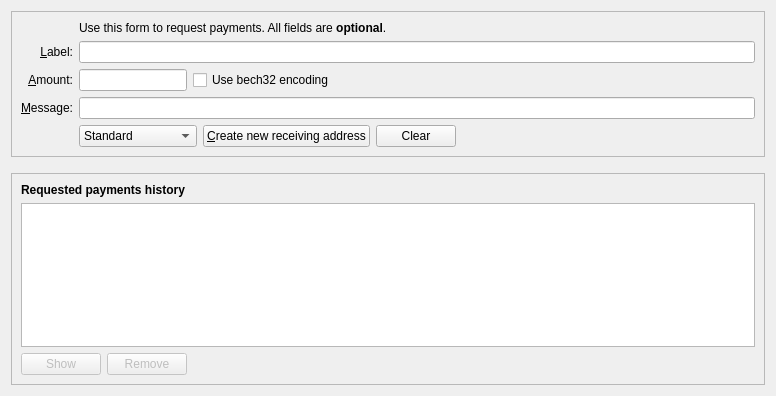
<?xml version="1.0" encoding="UTF-8"?>
<ui version="4.0">
 <class>ReceiveCoinsDialog</class>
 <widget class="QWidget" name="ReceiveCoinsDialog">
  <property name="geometry">
   <rect>
    <x>0</x>
    <y>0</y>
    <width>776</width>
    <height>396</height>
   </rect>
  </property>
  <layout class="QVBoxLayout" name="verticalLayout" stretch="0,0,1">
   <item>
    <widget class="QFrame" name="frame2">
     <property name="sizePolicy">
      <sizepolicy hsizetype="Preferred" vsizetype="Expanding">
       <horstretch>0</horstretch>
       <verstretch>0</verstretch>
      </sizepolicy>
     </property>
     <property name="frameShape">
      <enum>QFrame::StyledPanel</enum>
     </property>
     <property name="frameShadow">
      <enum>QFrame::Sunken</enum>
     </property>
     <layout class="QVBoxLayout" name="verticalLayout_3">
      <item>
       <layout class="QGridLayout" name="gridLayout">
        <item row="5" column="0">
         <widget class="QLabel" name="label">
          <property name="toolTip">
           <string>An optional amount to request. Leave this empty or zero to not request a specific amount.</string>
          </property>
          <property name="text">
           <string>&amp;Amount:</string>
          </property>
          <property name="alignment">
           <set>Qt::AlignRight|Qt::AlignTrailing|Qt::AlignVCenter</set>
          </property>
          <property name="buddy">
           <cstring>reqAmount</cstring>
          </property>
         </widget>
        </item>
        <item row="4" column="0">
         <widget class="QLabel" name="label_2">
          <property name="toolTip">
           <string>An optional label to associate with the new receiving address.</string>
          </property>
          <property name="text">
           <string>&amp;Label:</string>
          </property>
          <property name="alignment">
           <set>Qt::AlignRight|Qt::AlignTrailing|Qt::AlignVCenter</set>
          </property>
          <property name="buddy">
           <cstring>reqMessage</cstring>
          </property>
         </widget>
        </item>
        <item row="6" column="0">
         <widget class="QLabel" name="label_3">
          <property name="toolTip">
           <string>An optional message to attach to the payment request, which will be displayed when the request is opened. Note: The message will not be sent with the payment over the Ghost network.</string>
          </property>
          <property name="text">
           <string>&amp;Message:</string>
          </property>
          <property name="alignment">
           <set>Qt::AlignRight|Qt::AlignTrailing|Qt::AlignVCenter</set>
          </property>
          <property name="buddy">
           <cstring>reqMessage</cstring>
          </property>
         </widget>
        </item>
        <item row="4" column="2">
         <widget class="QLineEdit" name="reqLabel">
          <property name="toolTip">
           <string>An optional label to associate with the new receiving address.</string>
          </property>
         </widget>
        </item>
        <item row="2" column="2">
         <widget class="QLabel" name="label_5">
          <property name="text">
           <string>Use this form to request payments. All fields are &lt;b&gt;optional&lt;/b&gt;.</string>
          </property>
         </widget>
        </item>
        <item row="7" column="0">
         <widget class="QLabel" name="label_4">
          <property name="text">
           <string/>
          </property>
         </widget>
        </item>
        <item row="6" column="2">
         <widget class="QLineEdit" name="reqMessage">
          <property name="toolTip">
           <string>An optional message to attach to the payment request, which will be displayed when the request is opened. Note: The message will not be sent with the payment over the Ghost network.</string>
          </property>
         </widget>
        </item>
        <item row="7" column="2">
         <layout class="QHBoxLayout" name="horizontalLayout">
          <item>
           <widget class="QComboBox" name="cbxAddressType">
            <property name="locale">
             <locale language="English" country="UnitedKingdom"/>
            </property>
            <item>
             <property name="text">
              <string>Standard</string>
             </property>
            </item>
            <item>
             <property name="text">
              <string>Stealth</string>
             </property>
            </item>
            <item>
             <property name="text">
              <string>Extended</string>
             </property>
            </item>
            <item>
             <property name="text">
              <string>Standard 256bit</string>
             </property>
            </item>
           </widget>
          </item>
          <item>
           <widget class="QPushButton" name="receiveButton">
            <property name="minimumSize">
             <size>
              <width>150</width>
              <height>0</height>
             </size>
            </property>
            <property name="text">
             <string>&amp;Create new receiving address</string>
            </property>
            <property name="icon">
             <iconset resource="../bitcoin.qrc">
              <normaloff>:/icons/receiving_addresses</normaloff>:/icons/receiving_addresses</iconset>
            </property>
           </widget>
          </item>
          <item>
           <widget class="QPushButton" name="clearButton">
            <property name="sizePolicy">
             <sizepolicy hsizetype="Minimum" vsizetype="Fixed">
              <horstretch>0</horstretch>
              <verstretch>0</verstretch>
             </sizepolicy>
            </property>
            <property name="toolTip">
             <string>Clear all fields of the form.</string>
            </property>
            <property name="text">
             <string>Clear</string>
            </property>
            <property name="icon">
             <iconset resource="../bitcoin.qrc">
              <normaloff>:/icons/remove</normaloff>:/icons/remove</iconset>
            </property>
            <property name="autoDefault">
             <bool>false</bool>
            </property>
           </widget>
          </item>
          <item>
           <spacer name="horizontalSpacer">
            <property name="orientation">
             <enum>Qt::Horizontal</enum>
            </property>
            <property name="sizeHint" stdset="0">
             <size>
              <width>40</width>
              <height>20</height>
             </size>
            </property>
           </spacer>
          </item>
         </layout>
        </item>
        <item row="7" column="0">
         <widget class="QLabel" name="label_7">
          <property name="text">
           <string/>
          </property>
         </widget>
        </item>
        <item row="5" column="2">
         <layout class="QHBoxLayout" name="horizontalLayout_6">
          <item>
           <widget class="BitcoinAmountField" name="reqAmount">
            <property name="sizePolicy">
             <sizepolicy hsizetype="Fixed" vsizetype="Fixed">
              <horstretch>0</horstretch>
              <verstretch>0</verstretch>
             </sizepolicy>
            </property>
            <property name="minimumSize">
             <size>
              <width>80</width>
              <height>0</height>
             </size>
            </property>
            <property name="maximumSize">
             <size>
              <width>1000</width>
              <height>100</height>
             </size>
            </property>
            <property name="toolTip">
             <string>An optional amount to request. Leave this empty or zero to not request a specific amount.</string>
            </property>
           </widget>
          </item>
          <item>
           <widget class="QCheckBox" name="useBech32">
            <property name="sizePolicy">
             <sizepolicy hsizetype="Fixed" vsizetype="Fixed">
              <horstretch>0</horstretch>
              <verstretch>0</verstretch>
             </sizepolicy>
            </property>
            <property name="maximumSize">
             <size>
              <width>1000</width>
              <height>16777215</height>
             </size>
            </property>
            <property name="focusPolicy">
             <enum>Qt::StrongFocus</enum>
            </property>

            <property name="toolTip">
             <string>Use bech32 encoding.</string>
            </property>
            <property name="text">
             <string>Use bech32 encoding</string>
            </property>
           </widget>
          </item>
          <item>
           <spacer name="horizontalSpacer_3">
            <property name="orientation">
             <enum>Qt::Horizontal</enum>
            </property>
            <property name="sizeHint" stdset="0">
             <size>
              <width>0</width>
              <height>0</height>
             </size>
            </property>
           </spacer>
          </item>
         </layout>
        </item>
       </layout>
      </item>
     </layout>
    </widget>
   </item>
   <item>
    <spacer name="verticalSpacer_2">
     <property name="orientation">
      <enum>Qt::Vertical</enum>
     </property>
     <property name="sizeHint" stdset="0">
      <size>
       <width>20</width>
       <height>10</height>
      </size>
     </property>
    </spacer>
   </item>
   <item>
    <widget class="QFrame" name="frame">
     <property name="sizePolicy">
      <sizepolicy hsizetype="Preferred" vsizetype="Expanding">
       <horstretch>0</horstretch>
       <verstretch>0</verstretch>
      </sizepolicy>
     </property>
     <property name="frameShape">
      <enum>QFrame::StyledPanel</enum>
     </property>
     <property name="frameShadow">
      <enum>QFrame::Raised</enum>
     </property>
     <layout class="QVBoxLayout" name="verticalLayout_2">
      <item>
       <widget class="QLabel" name="label_6">
        <property name="font">
         <font>
          <weight>75</weight>
          <bold>true</bold>
         </font>
        </property>
        <property name="text">
         <string>Requested payments history</string>
        </property>
       </widget>
      </item>
      <item>
       <widget class="QTableView" name="recentRequestsView">
        <property name="contextMenuPolicy">
         <enum>Qt::CustomContextMenu</enum>
        </property>
        <property name="tabKeyNavigation">
         <bool>false</bool>
        </property>
        <property name="sortingEnabled">
         <bool>true</bool>
        </property>
       </widget>
      </item>
      <item>
       <layout class="QHBoxLayout" name="horizontalLayout_2">
        <item>
         <widget class="QPushButton" name="showRequestButton">
          <property name="enabled">
           <bool>false</bool>
          </property>
          <property name="toolTip">
           <string>Show the selected request (does the same as double clicking an entry)</string>
          </property>
          <property name="text">
           <string>Show</string>
          </property>
          <property name="icon">
           <iconset resource="../bitcoin.qrc">
            <normaloff>:/icons/edit</normaloff>:/icons/edit</iconset>
          </property>
          <property name="autoDefault">
           <bool>false</bool>
          </property>
         </widget>
        </item>
        <item>
         <widget class="QPushButton" name="removeRequestButton">
          <property name="enabled">
           <bool>false</bool>
          </property>
          <property name="toolTip">
           <string>Remove the selected entries from the list</string>
          </property>
          <property name="text">
           <string>Remove</string>
          </property>
          <property name="icon">
           <iconset resource="../bitcoin.qrc">
            <normaloff>:/icons/remove</normaloff>:/icons/remove</iconset>
          </property>
          <property name="autoDefault">
           <bool>false</bool>
          </property>
         </widget>
        </item>
        <item>
         <spacer name="horizontalSpacer_2">
          <property name="orientation">
           <enum>Qt::Horizontal</enum>
          </property>
          <property name="sizeHint" stdset="0">
           <size>
            <width>40</width>
            <height>20</height>
           </size>
          </property>
         </spacer>
        </item>
       </layout>
      </item>
     </layout>
    </widget>
   </item>
  </layout>
 </widget>
 <customwidgets>
  <customwidget>
   <class>BitcoinAmountField</class>
   <extends>QLineEdit</extends>
   <header>qt/bitcoinamountfield.h</header>
   <container>1</container>
  </customwidget>
 </customwidgets>
 <tabstops>
  <tabstop>reqLabel</tabstop>
  <tabstop>reqAmount</tabstop>
  <tabstop>useBech32</tabstop>
  <tabstop>reqMessage</tabstop>
  <tabstop>receiveButton</tabstop>
  <tabstop>clearButton</tabstop>
  <tabstop>recentRequestsView</tabstop>
  <tabstop>showRequestButton</tabstop>
  <tabstop>removeRequestButton</tabstop>
 </tabstops>
 <resources>
  <include location="../bitcoin.qrc"/>
 </resources>
 <connections/>
</ui>
